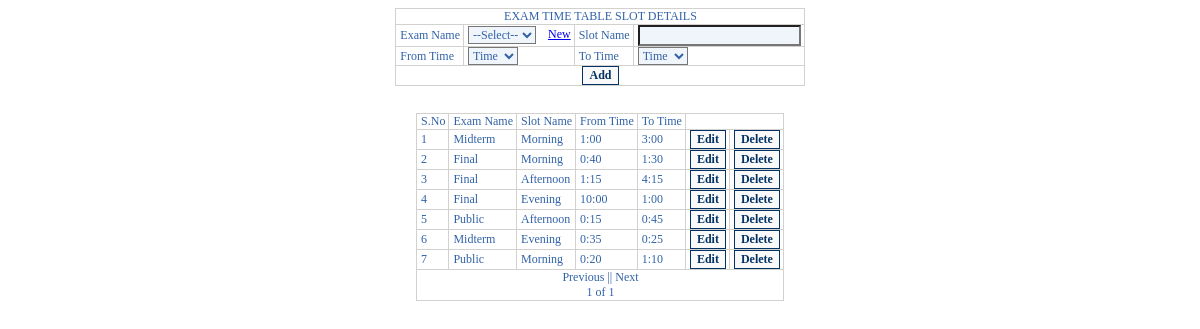
Screenshot of /Exam/ExamTTSlot.php with the database file from the repository.
### tables this page shows
CREATE TABLE `examttslot` (
  `SlotId` int NOT NULL AUTO_INCREMENT,
  `ExamNameId` int NOT NULL DEFAULT '0',
  `SlotName` varchar(50) DEFAULT NULL,
  `FromTime` varchar(20) DEFAULT NULL,
  `ToTime` varchar(20) DEFAULT NULL,
  PRIMARY KEY (`SlotId`)
);

CREATE TABLE `examnames` (
  `ExamName` varchar(30) DEFAULT NULL,
  `ExamNameId` int NOT NULL AUTO_INCREMENT,
  PRIMARY KEY (`ExamNameId`)
);

### Exam/ExamTTSlot.php (the view, shortened to what this page needs)
<?php
include "MasterAjax.php";
?>
<html><head><?php $xajax->printJavascript();?><title>Exam TimeTable Slot</title></head>
<link href="./Images/heoscss.css" rel="stylesheet" type="text/css">
<body>
<?php
print "
<form action=\"ExamTTSlot.php\" method=\"post\" name=\"ExamTTSlot\">
<table align=center border=0 cellspacing=1 cellpadding=0><tr class=\"headerrow\"><td align=\"center\" colspan=\"4\">
EXAM TIME TABLE SLOT DETAILS</td></tr><tr class=\"label\">
                <td>Exam Name</td><td>
                <select name=\"ExamNameTxt\" id=\"ExamNameTxt\">
                <option value=\"None\">--Select--</option>";
                echo"</select>&nbsp;&nbsp;&nbsp;&nbsp;<a href=\"ExamName.php\">New</a></td>
                <td>Slot Name</td><td><input type=\"text\" name=\"SlotNameTxt\" id=\"SlotNameTxt\" onChange=\"return xajax_ExamSlot(document.getElementById('ExamNameTxt').value,document.getElementById('SlotNameTxt').value);\"> </td>
                </tr>
                <tr class=\"label\">
                <td>From Time</td><td>
                <select name=\"FromTime\" id=\"FromTime\">
                <option value=\"Time\" seleceted>Time</option>";
                echo"</select></td>
                <td>To Time</td><td><select name=\"ToTime\" id=\"ToTime\"><option value=\"Time\" seleceted>Time</option>";
                echo"</select></td>
                <tr><td colspan=4 align=center>
                <input type=\"submit\" value=\"Add\" id=\"addButton\" name=\"addButton\" class=\"buttonstatic\" onmouseover=\"changeimage(this,'buttonover');\" onmouseout=\"changeimage(this,'buttonstatic');\"></td></tr></table></form>\n";
        if(!isset($_POST['editButton']) && !isset($_POST['cancelbutton']) && !isset($_POST['deleteButton']) && !isset($_POST['updateButton']) && !isset($_POST['addButton']))
        {
           $_SESSION['editreference']="";$_SESSION['updatereference']="";ExamTTSlotFill();
        }
        function ExamTTSlotFill()
        {
           if(!isset($_GET['page']))
           {
              @$cat=$_GET['cat'];
              if(strlen($cat)==0)
              {
                 $page=1;
                 fillPage($page);
              }
           }
           else
           {
              $page = $_GET['page'];
              $_SESSION['pagevalueForExmTTSlot']=$page;
              fillPage($page);
           }
        }
        function fillPage($page)
        {
           $page  = (int) $page;
           $limit = 10;
           $con=mysql_connect("192.168.15.24","root","admin");
           $result =mysql_query("select count(*) from examttslot",$con);
           $total = mysql_result($result, 0);
           $pager  = getPagerData($total, $limit, $page);
           if($total==0)
           {
              $offset=0;
           }
           else
           {
              $offset = $pager->offset;
           }
           $limit  = $pager->limit;
           $page   = $pager->page;
           $queryselectExmttSlot="select * from examttslot limit $offset,$limit";
           $queryselectExmttSlotexec=mysql_query($queryselectExmttSlot,$con);
           print "<form action=\"ExamTTSlot.php\" method=\"post\" name=\"ExamTTSlot\">
           <br><table align=center border=0 cellspacing=1 cellpadding=0>
           <tr><td>S.No</td><td>Exam Name</td><td>Slot Name</td><td>From Time</td><td>To Time</td><td colspan=2></td></tr>\n";
           $sno=1;
           while($Fetch=mysql_fetch_array($queryselectExmttSlotexec))
             {
                $SlotId=$Fetch["SlotId"];
                $ExamNameId=$Fetch["ExamNameId"];
                $SlotName=$Fetch["SlotName"];
                $FromTime=$Fetch["FromTime"];
                $ToTime=$Fetch["ToTime"];
                $sql =mysql_query("select ExamName from examnames where ExamNameId='$ExamNameId'",$con);
                $ExamName = mysql_result($sql, 0);
                $ToEdit = array($SlotId, $ExamNameId, $SlotName);
                $ToEditFinal=  implode("_", $ToEdit);
                print "
                <tr class=\"label\"><td name=d[] value=\"$sno\">$sno</td>
                <td>$ExamName</td><td>$SlotName</td><td>$FromTime</td><td>$ToTime</td>
                <input type=\"hidden\" name=\"SlotId[]\" value=\"$SlotId\">\n";
                print "<td align=\"center\"><input type=\"submit\" id=\"editButton\" name=\"editButton[$ToEditFinal]\" value=\"Edit\" class=\"buttonstatic\" onmouseover=\"changeimage(this,'buttonover');\" onmouseout=\"changeimage(this,'buttonstatic');\"></td>
                <td align=\"center\"><input type=\"submit\" id=\"deleteButton\" name=\"deleteButton[$ToEditFinal]\"  value=\"Delete\" class=\"buttonstatic\" onmouseover=\"changeimage(this,'buttonover');\" onmouseout=\"changeimage(this,'buttonstatic');\"></td></tr>\n";
                $sno=$sno+1;
            }
            print "<tr><td align=\"center\" colspan=\"7\" class=\"label\">\n";
            if ($page == 1)
            echo "Previous";
            else
            echo "<a href=\"ExamTTSlot.php?page=" . ($page - 1) . "\">Previous</a>";
            print " ||  \n";
            if ($page == $pager->numPages)
            echo "Next";
            else
            echo "<a href=\"ExamTTSlot.php?page=" . ($page + 1) . "\">Next</a>";
            print "<br>$page of $pager->numPages</td></tr></table></form>\n";
        }
        function getPagerData($numHits, $limit, $page)
        {
            $numHits  = (int) $numHits;
            $limit    = max((int) $limit, 1);
            $page     = (int) $page;
            $numPages = ceil($numHits / $limit);
            $page = max($page, 1);
            $page = min($page, $numPages);
            $offset = ($page - 1) * $limit;
            $ret = new stdClass;
            $ret->offset   = $offset;
            $ret->limit    = $limit;
            $ret->numPages = $numPages;
            $ret->page     = $page;
            return $ret;
        }
?>
</body></html>

### Images/heoscss.css (style rules this page uses)
* { font-family:Calibri; // System, Verdana, Arial, Helvetica, sans-serif, Lucida Fax, Lucida Sans, Courier New; font-size:12px; // 11px font-weight:600; }
table { background:#D2D1CE; // #FFFFFF; }
tr { background:#ffffff; color:#3162A6; // 3162A6 }
td { padding-left:4px; padding-right:3px; background:#ffffff; vertical-align:baseline; }
input[type="text"] { background:#F0F4FB; color:#3162A6; }
select { background:#F0F4FB; color:#3162A6; }
input[type="submit"],input[type="button"] { background-color:#F9F9F9; border:solid; border-width:1px; border-color:#033264; color:#033264; font-weight:800; }
a { vertical-align:text-bottom; }

### rows the page displays
examttslot: ExamNameId.ExamName "Midterm", SlotName "Morning", FromTime "1:00", ToTime "3:00"
examttslot: ExamNameId.ExamName "Final", SlotName "Morning", FromTime "0:40", ToTime "1:30"
examttslot: ExamNameId.ExamName "Final", SlotName "Afternoon", FromTime "1:15", ToTime "4:15"
examttslot: ExamNameId.ExamName "Final", SlotName "Evening", FromTime "10:00", ToTime "1:00"
examttslot: ExamNameId.ExamName "Public", SlotName "Afternoon", FromTime "0:15", ToTime "0:45"
examttslot: ExamNameId.ExamName "Midterm", SlotName "Evening", FromTime "0:35", ToTime "0:25"
examttslot: ExamNameId.ExamName "Public", SlotName "Morning", FromTime "0:20", ToTime "1:10"

### other values shown
$page "1"
$pager->numPages "1"
